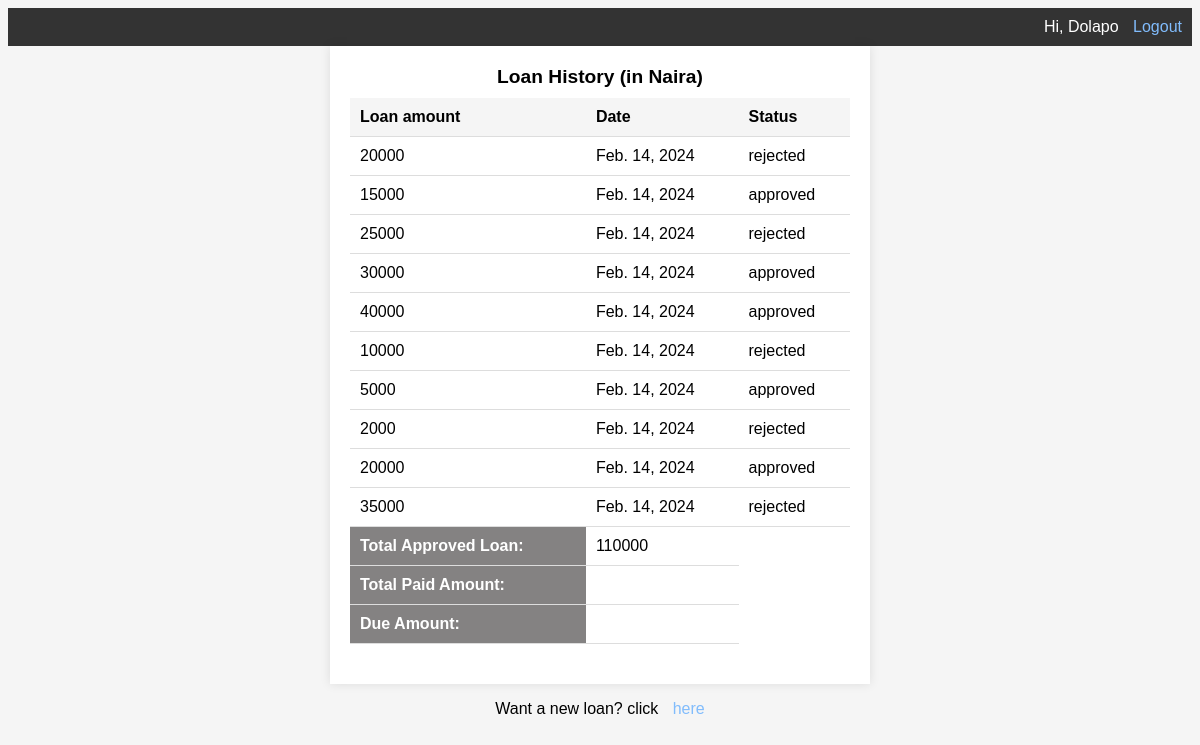
Page /staff/loan-page/ (signed in) on the committed database.
### staff/models.py (models this page shows, shortened)
class Staff(AbstractUser):
    first_name = models.CharField(max_length=50)
    last_name = models.CharField(max_length=50)
    phone = models.CharField(max_length=11, validators=[MaxLengthValidator(11), MinLengthValidator(11)], null=True)
    account_name = models.CharField(null=False, max_length=100)
    account_number = models.CharField(validators=[MaxLengthValidator(10), MinLengthValidator(10)
    ], max_length=100)
    class Meta:
        verbose_name = "Staff"
        verbose_name_plural = "Staffs"

class Loan(models.Model):
    loan_id = models.AutoField(primary_key=True)
    user_id = models.ForeignKey(Staff, on_delete=models.CASCADE)
    loan_amount = models.IntegerField()
    date = models.DateField(auto_now_add=True)
    status = models.ForeignKey(Status, on_delete=models.PROTECT, default=3)
    managers_comment = models.TextField(blank=True)

class Status(models.Model):
    LOAN_STATUS_CHOICES = (
        ('rejected', 'Rejected'),
        ('approved', 'Approved'),
        ('pending', 'Pending'),
    )
    status = models.CharField(max_length=20, null=True, choices=LOAN_STATUS_CHOICES)
    def __str__(self):
        return self.status

### staff/views.py (the view)
# urls.py: path('loan-page/', views.loan_page, name='loan-page'),
@login_required(login_url='login')
def loan_page(request):
    user_id = request.user.pk
    loans = Loan.objects.filter(user_id=user_id)
    approved_loan = loans.filter(status=2) #querying for all approved loans
    total_app = 0
    for loan in approved_loan:
        total_app += loan.loan_amount
    return render(request, 'staff/loan-page.html', {"loans": loans, "total_app": total_app})

### staff/templates/staff/loan-page.html (shortened to what this page needs)
{% load static %}
<!DOCTYPE html>
<html lang="en">
<head>
    <link rel="stylesheet" href="{% static 'staff/loan-page.css' %}">
</head>
<body>
    <header>
        {% if request.user.is_authenticated %}
            <span>Hi, {{ request.user.username | title }}</span>
            <a href="{% url "logout" %}">Logout</a>
        {% else %}
            <a href="{% url "login" %}">Login</a>
        {% endif %}
    </header>
    <div class="container">
        <table>
            <caption>Loan History (in Naira)</caption>
            <thead>
                <tr>
                    <th scope="col">Loan amount</th>
                    <th scope="col">Date</th>
                    <th scope="col">Status</th>
                </tr>
            </thead>
            <tbody>
                {% for loan in loans %}
                    <tr>
                        <td>{{ loan.loan_amount }}</td>
                        <td>{{ loan.date }}</td>
                        <td>{{ loan.status }}</td>
                    </tr>
                {% endfor %}
            </tbody>
            <tfoot>
                <tr>
                    <th scope="row">Total Approved Loan:</th>
                    <td>{{ total_app }}</td>
                </tr>
                <tr>
                    <th scope="row">Total Paid Amount:</th>
                    <td></td>
                </tr>
                <tr>
                    <th scope="row">Due Amount:</th>
                    <td></td>
                </tr>
            </tfoot>
        </table>
    </div>
    <p class="loan-request">Want a new loan? click <a href="{% url 'request' %}">here</a></p>
</body>
</html>

### staff/static/staff/loan-page.css (style rules this page uses)
body { font-family: Arial, sans-serif; background-color: #f5f5f5; }
header { background-color: #333; color: white; padding: 10px; text-align: right; }
a { color: #81bcfc; text-decoration: none; margin-left: 10px; }
.container { max-width: 500px; margin: 0 auto; padding: 20px; background-color: white; box-shadow: 0 0 10px rgba(0, 0, 0, 0.1); }
table { width: 100%; border-collapse: collapse; margin-bottom: 20px; }
caption { font-size: 1.2rem; font-weight: bold; margin-bottom: 10px; }
th, td { padding: 10px; text-align: left; border-bottom: 1px solid #ddd; }
th { background-color: #f5f5f5; }
tfoot th { background-color: #848282; color: white; }
.loan-request { text-align: center; }

### rows in the picture
Staff: user.username "Dolapo"
Loan: loan_amount "20000", date "Feb. 14, 2024", status "rejected"
Loan: loan_amount "15000", date "Feb. 14, 2024", status "approved"
Loan: loan_amount "25000", date "Feb. 14, 2024", status "rejected"
Loan: loan_amount "30000", date "Feb. 14, 2024", status "approved"
Loan: loan_amount "40000", date "Feb. 14, 2024", status "approved"
Loan: loan_amount "10000", date "Feb. 14, 2024", status "rejected"
Loan: loan_amount "5000", date "Feb. 14, 2024", status "approved"
Loan: loan_amount "2000", date "Feb. 14, 2024", status "rejected"
Loan: loan_amount "20000", date "Feb. 14, 2024", status "approved"
Loan: loan_amount "35000", date "Feb. 14, 2024", status "rejected"

### other values in the picture
{{ total_app }} "110000"
